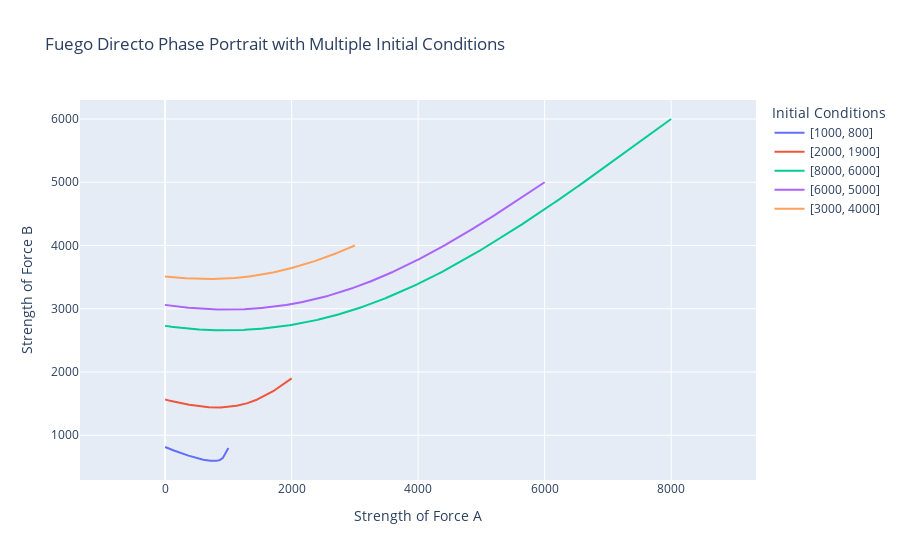

Write notebook code for a chart like this one.
### Code cell
import numpy as np
import plotly.graph_objs as go
from scipy.integrate import odeint

def retrato_artilleria(uinits,a_func,r_func, max_time=20):
    # Time values
    t_values = np.linspace(0, max_time, 1000000)

    # Create a Plotly figure
    fig = go.Figure()

    # Solve the system and add traces for each set of initial conditions
    for uinit in uinits:
        # odeint(batalla_con_refuerzos, y0, t, args=(alpha, beta, r_func))
        u = odeint(batalla_con_artilleria_refuerzos, uinit, t_values,args=(alpha, beta,a_func, r_func))
        a_values = u[:, 0]
        b_values = u[:, 1]
        for i in range(len(t_values)):
            if a_values[i] <= 0 or b_values[i] <= 0:
                tiempo_final = t_values[i]
                a_values = a_values[0:i + 1]
                b_values = b_values[0:i + 1]
                break
        fig.add_trace(go.Scatter(x=a_values, y=b_values, mode='lines', name=str(uinit)))

    # Update the layout to set the same scale for both axes
    fig.update_layout(
        xaxis=dict(scaleanchor="y", scaleratio=1),
        yaxis=dict(scaleanchor="x", scaleratio=1),
        xaxis_title='Strength of Force A',
        yaxis_title='Strength of Force B',
        title='Fuego Directo Phase Portrait with Multiple Initial Conditions',
        legend_title='Initial Conditions'
    )

    # Show the plot
    fig.show()

# Initial conditions
uinits = [[1000, 800], [2000, 1900], [8000, 6000],[6000,5000],[3000,4000]]

# Call the function to plot the phase portrait
retrato_artilleria(uinits,funciones_artilleria,funciones_refuerzos)

### Figure 1 — Plotly figure (JSON) as saved in the notebook; plotly's stock layout.template omitted (floating-point values rounded to 4 significant figures; data arrays with more than 128 entries replaced by an {"elided": "..."} marker saying what was removed)
{"data": [{"mode": "lines", "name": "[1000, 800]", "type": "scatter", "x": {"elided": "1354 float values"}, "y": {"elided": "1354 float values"}}, {"mode": "lines", "name": "[2000, 1900]", "type": "scatter", "x": {"elided": "1147 float values"}, "y": {"elided": "1147 float values"}}, {"mode": "lines", "name": "[8000, 6000]", "type": "scatter", "x": {"elided": "1700 float values"}, "y": {"elided": "1700 float values"}}, {"mode": "lines", "name": "[6000, 5000]", "type": "scatter", "x": {"elided": "1357 float values"}, "y": {"elided": "1357 float values"}}, {"mode": "lines", "name": "[3000, 4000]", "type": "scatter", "x": {"elided": "745 float values"}, "y": {"elided": "745 float values"}}], "layout": {"legend": {"title": {"text": "Initial Conditions"}}, "title": {"text": "Fuego Directo Phase Portrait with Multiple Initial Conditions"}, "xaxis": {"scaleanchor": "y", "scaleratio": 1, "title": {"text": "Strength of Force A"}}, "yaxis": {"scaleanchor": "x", "scaleratio": 1, "title": {"text": "Strength of Force B"}}}}
